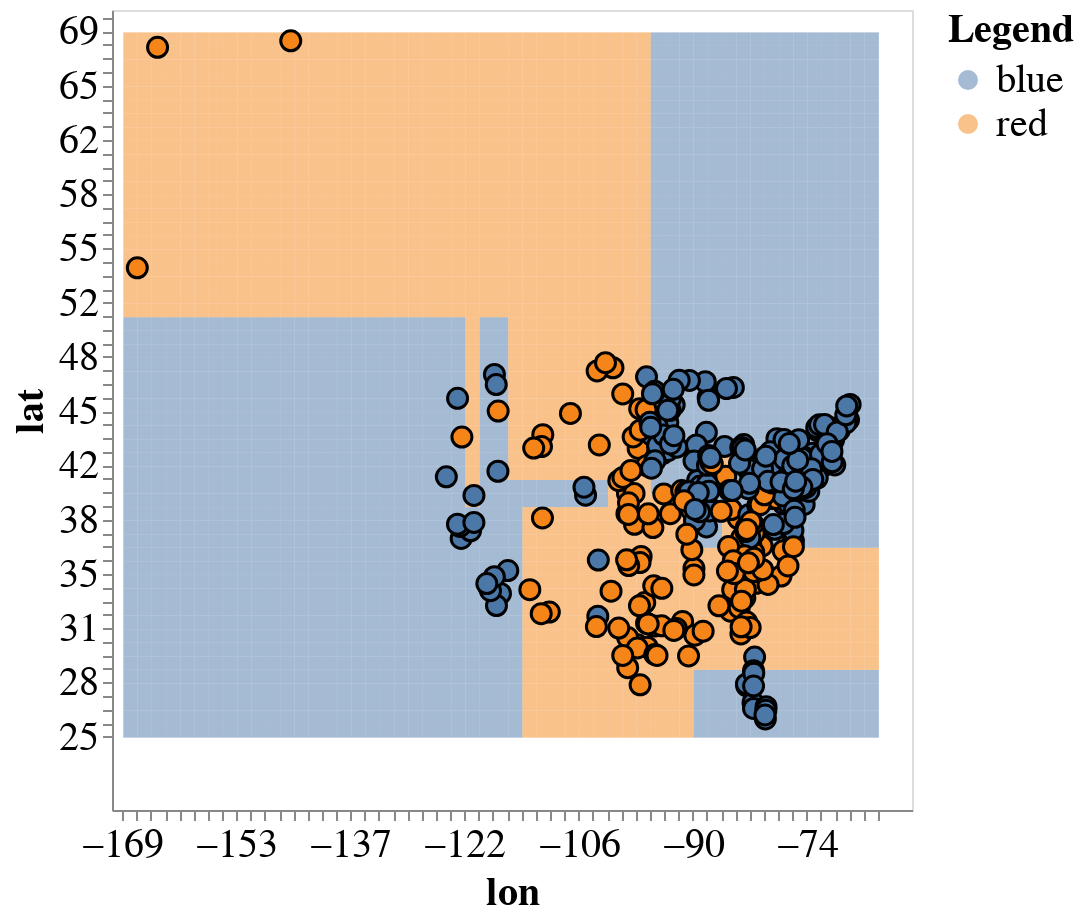

Notebook code cell kept with this figure:
### Markdown cell above
## What did the classification tree do?
- Found a good way to split and repeat


Let's go ahead and visualize the decision boundaries.

### Code cell
plot_tree(X_train, y_train, model)

### Figure 1 — Vega-Lite specification as saved in the notebook (floating-point values rounded to 4 significant figures; data arrays with more than 128 entries replaced by an {"elided": "..."} marker saying what was removed)
{"config": {"view": {"continuousWidth": 400, "continuousHeight": 300}, "axis": {"labelFontSize": 20, "titleFontSize": 20}, "legend": {"labelFontSize": 20, "titleFontSize": 20}}, "layer": [{"data": {"name": "data-ef2732075ff17d60c69a72760093729b"}, "mark": {"type": "rect", "opacity": 0.5}, "encoding": {"color": {"field": "predictions", "title": "Legend", "type": "nominal"}, "x": {"bin": {"step": 1.96}, "field": "x1", "type": "quantitative"}, "y": {"bin": {"step": 0.8477}, "field": "x2", "type": "quantitative"}}, "height": 400, "width": 400}, {"data": {"name": "data-0a6e58475f81e2ed3354d74046a47f07"}, "mark": {"type": "circle", "opacity": 1, "size": 100, "stroke": "black", "strokeWidth": 1.5}, "encoding": {"color": {"field": "vote", "type": "nominal"}, "x": {"axis": {"labels": true, "ticks": true, "title": "lon"}, "field": "lon", "type": "quantitative"}, "y": {"axis": {"labels": true, "ticks": true, "title": "lat"}, "field": "lat", "type": "quantitative"}}}], "$schema": "https://vega.github.io/schema/vega-lite/v4.17.0.json", "datasets": {"data-ef2732075ff17d60c69a72760093729b": {"elided": "2756 records"}, "data-0a6e58475f81e2ed3354d74046a47f07": {"elided": "320 records"}}}
